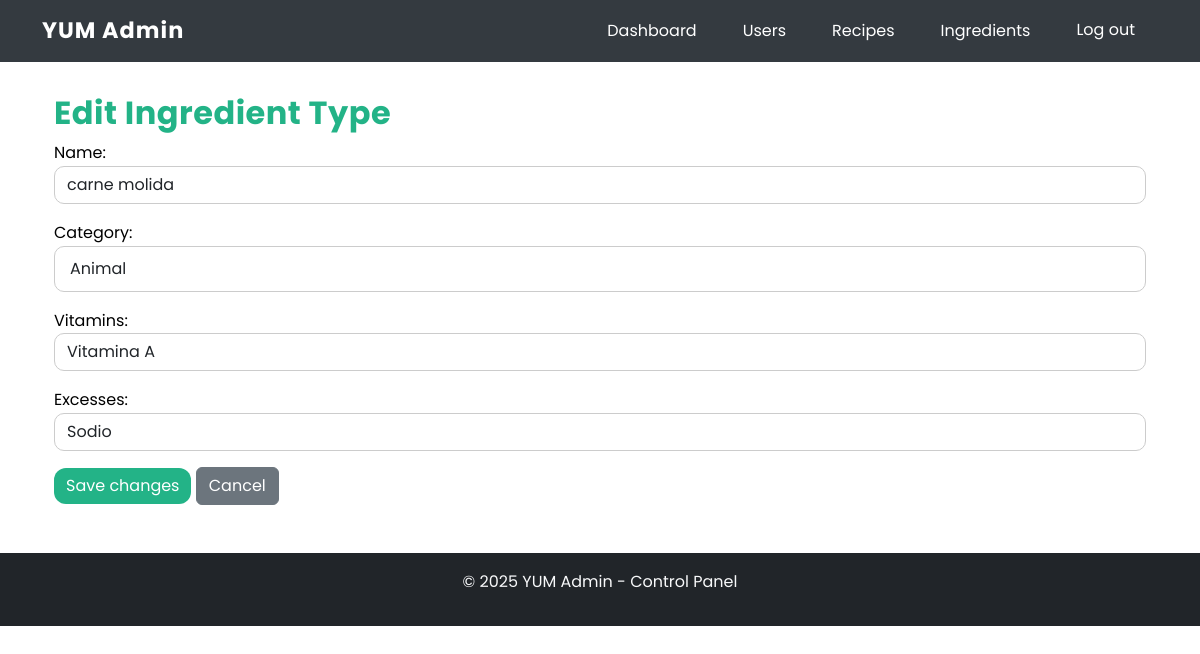
/admin_dash/ingredient-types/10/edit/ (signed in), run on the app's committed database.
### core/models.py (models this page shows, shortened)
class IngredientType(models.Model):
    CATEGORY_CHOICES = [
        ('vegetal', 'Vegetal'),
        ('animal', 'Animal'),
        ('mineral', 'Mineral'),
        ('procesado', 'Procesado'),
        ('ultraprocesado', 'Ultraprocesado'),
    ]
    nombre = models.CharField(max_length=100, unique=True)
    category = models.CharField(max_length=20, choices=CATEGORY_CHOICES)
    vitamins = models.JSONField(blank=True, null=True)  # lista de strings en formato json
    excesses = models.JSONField(blank=True, null=True)  # lista de strings en formato json
    user = models.ForeignKey(
        settings.AUTH_USER_MODEL,
        on_delete=models.CASCADE,
        related_name="ingredient_types",
        null=True, blank=True
    )

### yum_admins/views.py (the view, shortened to what this page needs)
# urls.py: path("ingredient-types/<int:pk>/edit/", AdminIngredientTypeUpdateView.as_view(), name="admin_ingredienttype_edit"),
class AdminIngredientTypeUpdateView(AdminRequiredMixin, UpdateView):
    model = IngredientType
    form_class = IngredientTypeForm
    template_name = "yum_admins/ingredient_type/edit.html"

### core/forms.py (shortened to what this page needs)
class IngredientTypeForm(forms.ModelForm):
    vitamins = CommaSeparatedListField(
        required=False,
        widget=forms.TextInput(attrs={
            "class": "form-control",
            "placeholder":_("Ej: Vitamina A, Vitamina C")
        })
    )
    excesses = CommaSeparatedListField(
        required=False,
        widget=forms.TextInput(attrs={
            "class": "form-control",
            "placeholder":_("Ej: Sodio, Azúcar")
        })
    )
    class Meta:
        model = IngredientType
        fields = ["nombre", "category", "vitamins", "excesses"]
        widgets = {
            "nombre": forms.TextInput(attrs={"class": "form-control"}),
            "category": forms.Select(attrs={"class": "form-control"}),
        }
        labels = {
            "nombre": _("Nombre"),
            "category": _("Categoría"),
            "vitamins": _("Vitaminas"),
            "excesses": _("Excesos"),
        }

### core/forms.py (called while the page is built)
    def prepare_value(self, value):
        if isinstance(value, list):
            return ", ".join(value)
        return value

### core/mixins.py (called while the page is built)
    def dispatch(self, request, *args, **kwargs):
        if not hasattr(request.user, "role") or request.user.role != "admin":
            return redirect(self.login_url)
        return super().dispatch(request, *args, **kwargs)

### yum_admins/templates/yum_admins/ingredient_type/edit.html (shortened to what this page needs)
{% extends "core/base_admin.html" %}
{% load i18n %}
{% block content %}
<div class="container mt-4">
  <h2>{% trans "Editar Tipo de Ingrediente" %}</h2>
  <form method="post">
    {{ form.as_p }}
    <button type="submit" class="btn btn-brand">{% trans "Guardar cambios" %}</button>
    <a href="{% url 'admin_ingredienttype_detail' object.pk %}" class="btn btn-secondary">{% trans "Cancelar" %}</a>
  </form>
</div>
{% endblock %}

### core/static/core/css/styles.css (style rules this page uses)
:root { --brand-green: #23b387; --brand-green-hover: #1d9470; --brand-green-light: rgba(35, 179, 135, 0.05); --brand-green-shadow: rgba(35, 179, 135, 0.25); --brand-white: #ffffff; --brand-black: #000000; --text-muted: #6c757d; --text-dark: #212529; --border-color: #ccc; --border-light: #e0e0e0; --shadow-sm: 0 2px 8px rgba(0, 0, 0, 0.1); --shadow-md: 0 4px 10px rgba(0, 0, 0, 0.1); --shadow-lg: 0 8px 20px rgba(0, 0, 0, 0.15); --shadow-xl: 0 10px 25px rgba(0, 0, 0, 0.15); --border-radius: 12px; --transition-base: 0.3s ease; }
body { font-family: 'Poppins', sans-serif; background-color: var(--brand-white); color: var(--brand-black); line-height: 1.6; padding-top: 70px; }
h1, h2, h3, .auth-title { font-weight: 700; letter-spacing: 0.5px; color: var(--brand-green); }
.btn-brand { background-color: var(--brand-green) !important; color: var(--brand-white) !important; border: none !important; border-radius: var(--border-radius) !important; transition: background-color var(--transition-base); }
.form-control, .form-select { border-radius: 10px !important; border: 1px solid var(--border-color); transition: border-color var(--transition-base), box-shadow var(--transition-base); }
select.form-control, select.form-select { padding: 10px 15px; font-size: 1rem; }

### core/templates/core/base_admin.html (style rules this page uses)
body.admin-page { padding-top: 70px; }

### data on the page
IngredientType: nombre "carne molida", category "Animal", vitamins "Vitamina A", excesses "Sodio"

### other printed values
{{ year|default:"2025" }} "2025"
